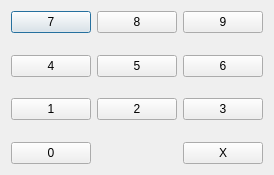
<?xml version="1.0" encoding="UTF-8"?>
<ui version="4.0">
 <class>dialpad</class>
 <widget class="QDialog" name="dialpad">
  <property name="geometry">
   <rect>
    <x>0</x>
    <y>0</y>
    <width>274</width>
    <height>175</height>
   </rect>
  </property>
  <property name="windowTitle">
   <string>Dialog</string>
  </property>
  <layout class="QGridLayout" name="gridLayout">
   <item row="0" column="0">
    <layout class="QVBoxLayout" name="verticalLayout_2">
     <item>
      <layout class="QHBoxLayout" name="horizontalLayout_7">
       <item>
        <widget class="QPushButton" name="seven">
         <property name="text">
          <string>7</string>
         </property>
        </widget>
       </item>
       <item>
        <widget class="QPushButton" name="eight">
         <property name="text">
          <string>8</string>
         </property>
        </widget>
       </item>
       <item>
        <widget class="QPushButton" name="nine">
         <property name="text">
          <string>9</string>
         </property>
        </widget>
       </item>
      </layout>
     </item>
     <item>
      <spacer name="verticalSpacer_2">
       <property name="orientation">
        <enum>Qt::Vertical</enum>
       </property>
       <property name="sizeHint" stdset="0">
        <size>
         <width>20</width>
         <height>5</height>
        </size>
       </property>
      </spacer>
     </item>
     <item>
      <layout class="QHBoxLayout" name="horizontalLayout_6">
       <item>
        <widget class="QPushButton" name="four">
         <property name="text">
          <string>4</string>
         </property>
        </widget>
       </item>
       <item>
        <widget class="QPushButton" name="five">
         <property name="text">
          <string>5</string>
         </property>
        </widget>
       </item>
       <item>
        <widget class="QPushButton" name="six">
         <property name="text">
          <string>6</string>
         </property>
        </widget>
       </item>
      </layout>
     </item>
     <item>
      <spacer name="verticalSpacer_3">
       <property name="orientation">
        <enum>Qt::Vertical</enum>
       </property>
       <property name="sizeHint" stdset="0">
        <size>
         <width>20</width>
         <height>5</height>
        </size>
       </property>
      </spacer>
     </item>
     <item>
      <layout class="QHBoxLayout" name="horizontalLayout_5">
       <item>
        <widget class="QPushButton" name="one">
         <property name="text">
          <string>1</string>
         </property>
        </widget>
       </item>
       <item>
        <widget class="QPushButton" name="two">
         <property name="text">
          <string>2</string>
         </property>
        </widget>
       </item>
       <item>
        <widget class="QPushButton" name="three">
         <property name="text">
          <string>3</string>
         </property>
        </widget>
       </item>
      </layout>
     </item>
     <item>
      <spacer name="verticalSpacer">
       <property name="orientation">
        <enum>Qt::Vertical</enum>
       </property>
       <property name="sizeHint" stdset="0">
        <size>
         <width>20</width>
         <height>5</height>
        </size>
       </property>
      </spacer>
     </item>
     <item>
      <layout class="QHBoxLayout" name="horizontalLayout_4">
       <item>
        <widget class="QPushButton" name="zero">
         <property name="text">
          <string>0</string>
         </property>
        </widget>
       </item>
       <item>
        <spacer name="horizontalSpacer">
         <property name="orientation">
          <enum>Qt::Horizontal</enum>
         </property>
         <property name="sizeHint" stdset="0">
          <size>
           <width>40</width>
           <height>20</height>
          </size>
         </property>
        </spacer>
       </item>
       <item>
        <widget class="QPushButton" name="killPopup">
         <property name="text">
          <string>X</string>
         </property>
        </widget>
       </item>
      </layout>
     </item>
    </layout>
   </item>
  </layout>
 </widget>
 <resources/>
 <connections/>
</ui>
